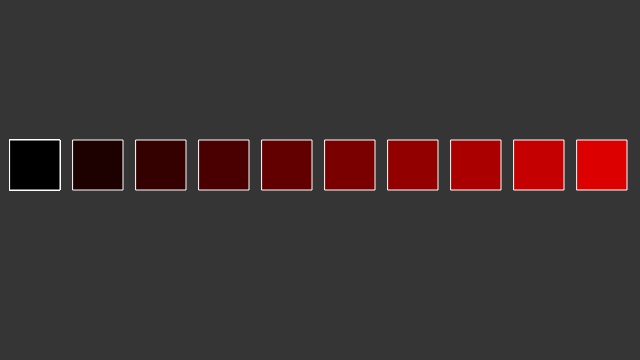
Frame 1 (no input)
Frame 2 (the mouse pressed at the canvas centre, redrawn once): identical to frame 1, image omitted

The p5.js sketch that drew this single still picture (run headless with seeded random() and noise() and a simulated clock; the mouse was pressed at the canvas centre and the sketch redrawn once):

// p5.js sketch
// ── sketch.js
function setup() {
	// create a place to draw
	createCanvas(640, 360);
	noStroke();
	noLoop();
}

function draw() {
	// clear the background
	background(53, 53, 53);
	stroke(color(255, 255, 255));

	// set a fill color
	fill(255, 255, 255);
for (i = 0; i < 10; i++) {
fill(0, 0, 0);
rect(10, 140, 50, 50);
}

fill(29, -0, 0);
rect(73, 140, 50, 50);

fill(52, 0, 0);
rect(136, 140, 50, 50);

fill(74, 0, 0);
rect(199, 140, 50, 50);


fill(98, 0, 0);
rect(262, 140, 50, 50);


fill(122, 0, 0);
rect(325, 140, 50, 50);


fill(146, 0, 0);
rect(388, 140, 50, 50);


fill(171, 0, 0);
rect(451, 140, 50, 50);


fill(196, 0, 0);
rect(514, 140, 50, 50);


fill(221, 0, 0);
rect(577, 140, 50, 50);
}
